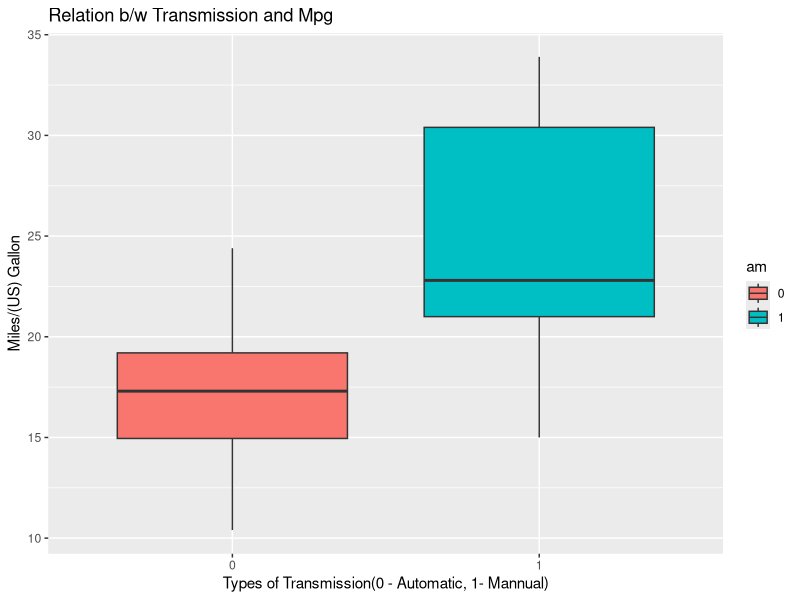
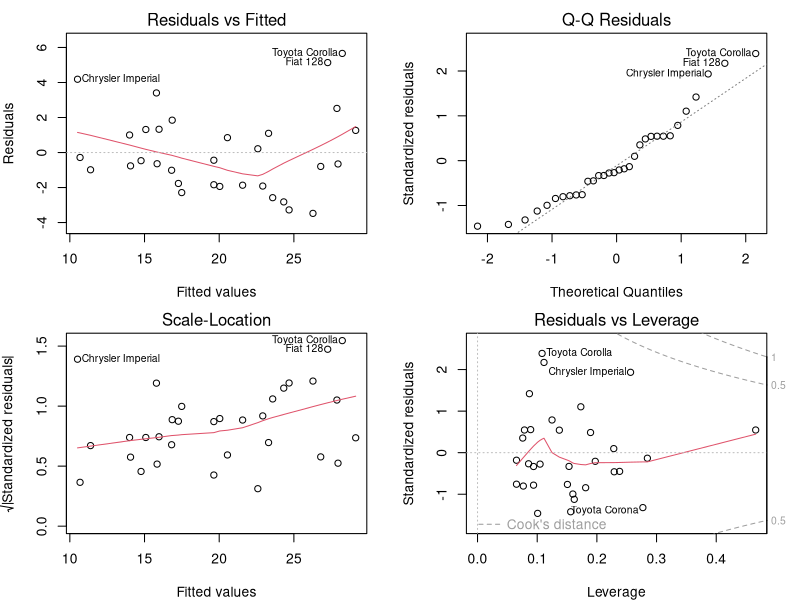
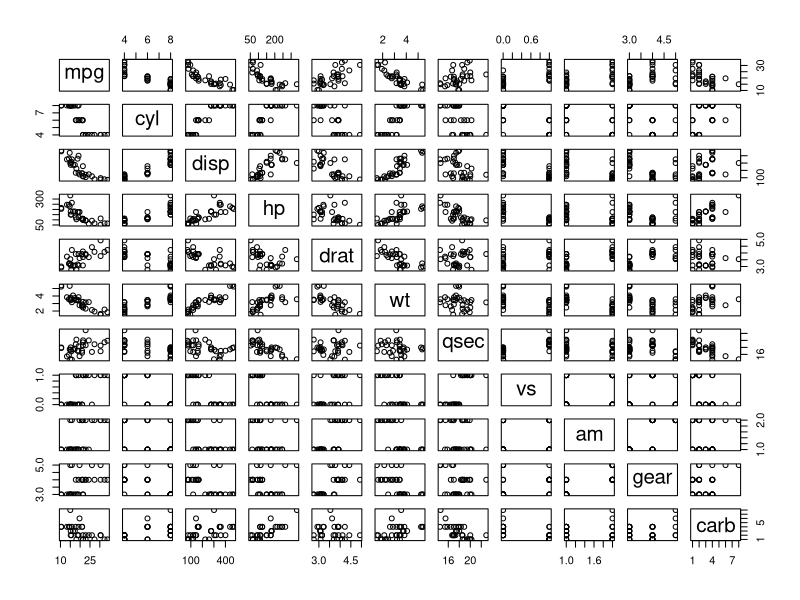

Source code (R) for these figures, in order:
## ---- chunk 1
knitr::opts_chunk$set(warning = FALSE, message = FALSE,echo = TRUE)
## ---- chunk 2
#Loading Dataset mtcars.
library(ggplot2)
library(datasets)
data("mtcars")

#Summarizing data.
head(mtcars)
str(mtcars)
summary(mtcars$mpg)
## ---- chunk 3
mtcars$am <- as.factor(as.numeric(mtcars$am))
## ---- chunk 4
plot1 <- ggplot(data = mtcars, aes(x = am, y = mpg, fill = am)) + 
         geom_boxplot() + xlab("Types of Transmission(0 - Automatic, 1- Mannual)") +
         ylab("Miles/(US) Gallon") + ggtitle("Relation b/w Transmission and Mpg")

plot1
## ---- chunk 5
MotorTrend <- split.data.frame(mtcars, mtcars$am)
## ---- chunk 6
range(MotorTrend$`0`$mpg)
range(MotorTrend$`1`$mpg)
## ---- chunk 7
mean(MotorTrend$`0`$mpg)
mean(MotorTrend$`1`$mpg)
## ---- chunk 8
sd(MotorTrend$`0`$mpg)
sd(MotorTrend$`1`$mpg)
## ---- chunk 9
var(MotorTrend$`0`$mpg)
var(MotorTrend$`1`$mpg)
## ---- chunk 10
t.test(MotorTrend$`0`$mpg, MotorTrend$`1`$mpg)
## ---- chunk 11
fit <- lm(mpg ~ factor(am), mtcars)
summary(fit)
## ---- chunk 12
fit2 <- lm(mpg  ~ . , mtcars)
summary(fit2)
## ---- chunk 13
fit3 <- lm(mpg ~ am + cyl + hp + wt, data = mtcars)
summary(fit3)
## ---- chunk 14
par(mar = c(4,4,2,2), mfrow = c(2,2))
plot(fit3)
## ---- chunk 15
par(mar = c(1,1,1,1))
pairs(mpg ~., mtcars)
